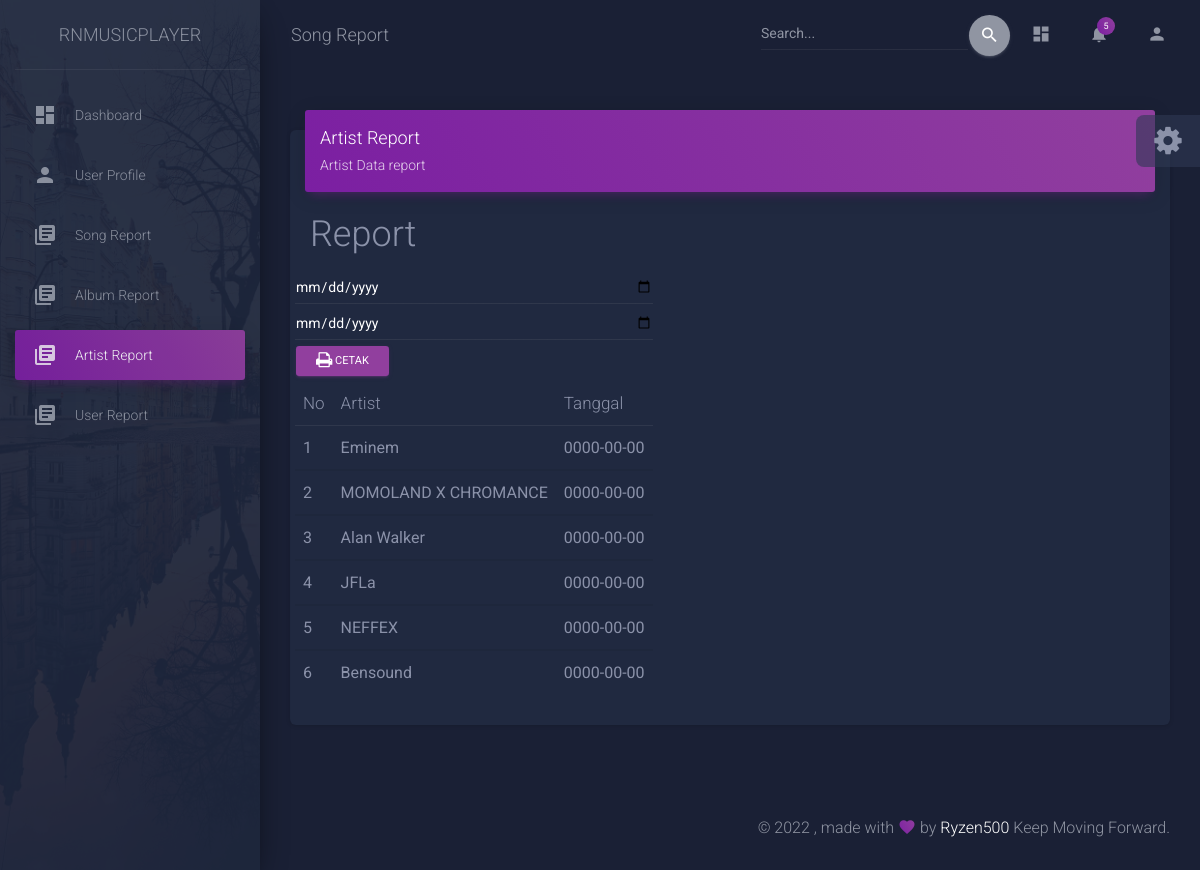
Page /admin/report-artist.php on the committed database.
### tables this page shows
CREATE TABLE `artists` (
  `id` int(11) NOT NULL,
  `name` varchar(250) NOT NULL,
  `date` date NOT NULL
);

### admin/report-artist.php (the view, shortened to what this page needs)
<!DOCTYPE html>
<html lang="en">
<head>
  <link rel="stylesheet" href="https://maxcdn.bootstrapcdn.com/font-awesome/latest/css/font-awesome.min.css">
  <link href="./assets/css/material-dashboard.css?v=2.1.0" rel="stylesheet" />
  <link rel="stylesheet" href="https://cdnjs.cloudflare.com/ajax/libs/bootstrap-datepicker/1.9.0/css/bootstrap-datepicker.min.css" />
  <link href="./assets/demo/demo.css" rel="stylesheet" />
</head>
<body class="dark-edition">
  <div class="wrapper ">
    <div class="sidebar" data-color="purple" data-background-color="black" data-image="../assets/img/sidebar-2.jpg">
      <div class="logo"><a href="http://www.creative-tim.com" class="simple-text logo-normal">
          RnMusicPlayer
               </a></div>
      <div class="sidebar-wrapper">
        <ul class="nav">
          <li class="nav-item  ">
            <a class="nav-link" href="./index.php">
              <i class="material-icons">dashboard</i>
              <p>Dashboard</p>
            </a>
          </li>
          <li class="nav-item ">
            <a class="nav-link" href="./profile.php">
              <i class="material-icons">person</i>
              <p>User Profile</p>
            </a>
          </li>
          <li class="nav-item ">
            <a class="nav-link" href="./typography.php">
              <i class="material-icons">library_books</i>
              <p>Song Report</p>
            </a>
          </li>
          <li class="nav-item ">
            <a class="nav-link" href="./albumsReport.php">
              <i class="material-icons">library_books</i>
              <p>Album Report</p>
            </a>
          </li>
          <li class="nav-item active">
            <a class="nav-link" href="./report-artist.php">
              <i class="material-icons">library_books</i>
              <p> Artist Report</p>
            </a>
          </li>
          <li class="nav-item ">
            <a class="nav-link" href="./typography.php">
              <i class="material-icons">library_books</i>
              <p>User Report</p>
            </a>
          </li>
        </ul>
      </div>
    </div>
    <div class="main-panel">
      <nav class="navbar navbar-expand-lg navbar-transparent navbar-absolute fixed-top " id="navigation-example">
        <div class="container-fluid">
          <div class="navbar-wrapper">
            <a class="navbar-brand" href="javascript:void(0)">Song Report</a>
          </div>
          <div class="collapse navbar-collapse justify-content-end">
            <form class="navbar-form" >
              <div class="input-group no-border">
                <input type="text" value="" class="form-control" placeholder="Search...">
                <button type="submit" class="btn btn-default btn-round btn-just-icon">
                  <i class="material-icons">search</i>
                  <div class="ripple-container"></div>
                </button>
              </div>
            </form>
            <ul class="navbar-nav">
              <li class="nav-item">
                <a class="nav-link" href="javascript:void(0)">
                  <i class="material-icons">dashboard</i>
                </a>
              </li>
              <li class="nav-item dropdown">
                <a class="nav-link" href="javscript:void(0)" id="navbarDropdownMenuLink" data-toggle="dropdown" aria-haspopup="true" aria-expanded="false">
                  <i class="material-icons">notifications</i>
                  <span class="notification">5</span>
                </a>
              </li>
              <li class="nav-item">
                <a class="nav-link" href="javascript:void(0)">
                  <i class="material-icons">person</i>
                </a>
              </li>
            </ul>
          </div>
        </div>
      </nav>
      <div class="content">
      <div class="container-fluid">
        <div class="card">
            <div class="card-header card-header-primary">
              <h4 class="card-title">Artist Report</h4>
              <p class="card-category">Artist Data report </p>
            </div>
            <div class="card-body">
              <div id="Song Report">
                <div class="card-title">
                  <h2>Report</h2>
                </div>
                <div class="row">
              <form onsubmit="popup(this);" target="_blank" method="post" action="tampil-artist.php">
              <input type="date" name="dari" class="form-control float-right" id="reservation">
        <input type="date" name="sampai" class="form-control float-right" id="reservation">
        <button type="submit" name="cetak" class="btn btn-primary btn-sm"><i class="fa fa-print"></i> Cetak</button>
              <div class="table-responsive">
                  <table class="table">
                  <thead class=" text-primary">
     <th> No </th>
     <th> Artist </th>
     <th> Tanggal </th>
   </thead>
                  <?php include "config.php";
                    $query =mysqli_query($con, "SELECT name, date FROM artists");
                    $nomor = 1;
                    while($datas = mysqli_fetch_array($query)){
                  ?>
   <tbody>
     <tr>
       <td> <?php  echo $nomor++; ?> </td>
       <td> <?php  echo $datas['name']; ?> </td>
       <td> <?php  echo $datas['date']; ?> </td>
    </tr>
   </tbody>
   <?php } ?>
 </table>
                  </div>
              </form>
                </div>
              </div>
            </div>
          </div>
        </div>
      </div>
     <?php include "footer.php";

### rows in the picture
artists: name "Eminem", date "0000-00-00"
artists: name "MOMOLAND X CHROMANCE", date "0000-00-00"
artists: name "Alan Walker", date "0000-00-00"
artists: name "JFLa", date "0000-00-00"
artists: name "NEFFEX", date "0000-00-00"
artists: name "Bensound", date "0000-00-00"
